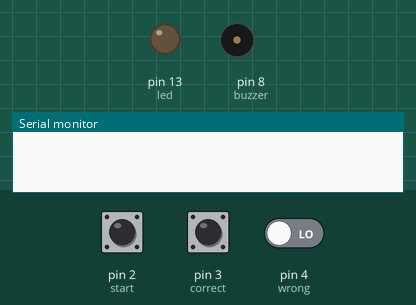
This sketch was run on a simulated Arduino Uno, built with avr-gcc and run on an emulated ATmega328P. On the bench: output pins drawn as LEDs (lit = HIGH), buzzer (waves = sounding, pin HIGH), the last lines printed to the serial monitor. The inputs (shaded band) are chosen by the test bench; at power-on: pin 2 (start) HIGH, pin 4 (wrong) LOW, pin 3 (correct) HIGH.

Above: at 1.2 s.
1.3 s: pin 2 (start) pulled LOW for 0.15 s
At 2.1 s:
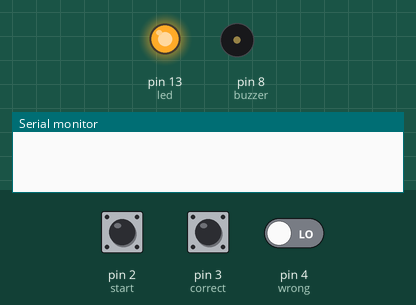
2.9 s: pin 4 (wrong) driven HIGH
At 2.96 s:
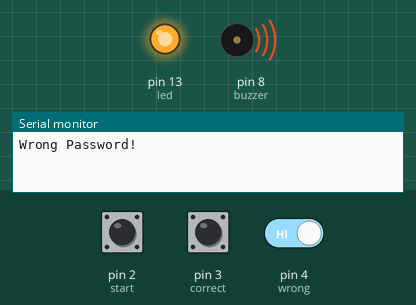
5.9 s: pin 2 (start) pulled LOW for 1 s
At 6.8 s:
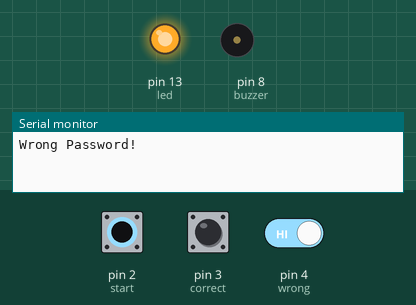
8.4 s: pin 3 (correct) pulsed LOW 2 times (0.12 s each, 0.3 s apart)
At 9.5 s:
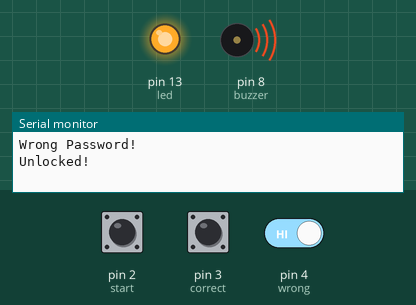
12.0 s: pin 2 (start) pulled LOW for 3.2 s
At 12.6 s:
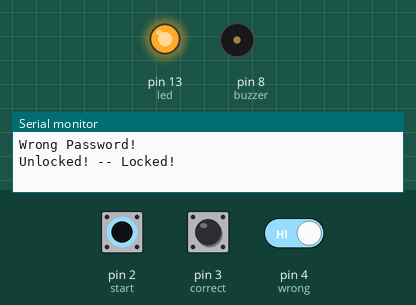
Timing chart, 0 to 15.0 s (numbered marks = the images above; inputs shaded):
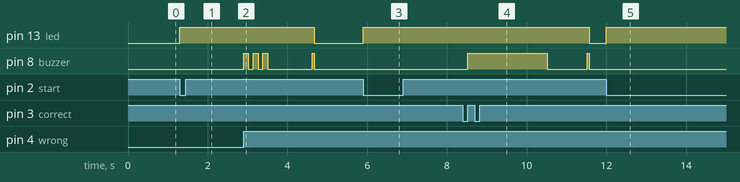

Measured:
- after the input at 1.3 s, pin 13 (led): LOW → HIGH at once
- after the input at 2.9 s, pin 13 (led): HIGH → LOW after 1.8 s; pin 8 (buzzer): LOW → HIGH at once, → LOW 0.12 s later, → HIGH 0.12 s later, → LOW 0.12 s later, … (8 changes in this stretch)
- after the input at 5.9 s, pin 13 (led): LOW → HIGH at once
- after the input at 8.4 s, pin 13 (led): HIGH → LOW after 3.2 s; pin 8 (buzzer): LOW → HIGH after 0.12 s, → LOW 2.0 s later, → HIGH 1.0 s later, → LOW 0.05 s later
- after the input at 12.0 s, pin 13 (led): LOW → HIGH at once

The sketch:

2.ino
```cpp
//step 2: program to make processor wait for the input, and wait for 10 sec before closing again
#define start 2
#define correct 3
#define wrong 4
#define output1 5
#define output2 6
#define output3 7
#define buzzer 8
#define led 13
char state = 'L';
int flag = 0;
void setup() {
  pinMode(led,OUTPUT);
  pinMode(buzzer, OUTPUT);
  pinMode(start, INPUT);
  pinMode(correct, INPUT);
  pinMode(wrong, INPUT);
  digitalWrite(output1, HIGH); //taking output from one single port was not working
  digitalWrite(output2, HIGH);
  digitalWrite(output3, HIGH);
  Serial.begin(9600);
}

void loop() {
  if (!digitalRead(start)) //after pressing start button
  {
    digitalWrite(led,HIGH);
    do
    {
      while (!digitalRead(correct) || !digitalRead(wrong)) {
        flag = 1; //waiting for input
      }
      delay(1); //wasn't working without the delay
      if (!digitalRead(wrong))
      {
        state = 'L';
      }
      else if (!digitalRead(correct))
      {
        state = 'U';
      }
    } while (flag == 0);
    if (state == 'U')
    { Serial.print("Unlocked!");
      digitalWrite(buzzer, HIGH);
      delay(2000);
      digitalWrite(buzzer, LOW);
      Serial.println(" -- Locked!");
    }
    else
    {
      Serial.println("Wrong Password!");
      for (int i = 0; i < 3; i++)
      {
        digitalWrite(buzzer, HIGH);
        delay(120);
        digitalWrite(buzzer, LOW);
        delay(120);
      }
    }
    flag = 0; //reseting values
    state = 'L';
    delay(1000);
    digitalWrite(buzzer, HIGH);
    delay(50);
    digitalWrite(buzzer, LOW);
  }
  digitalWrite(led,LOW);
  delay(2);
}
```
